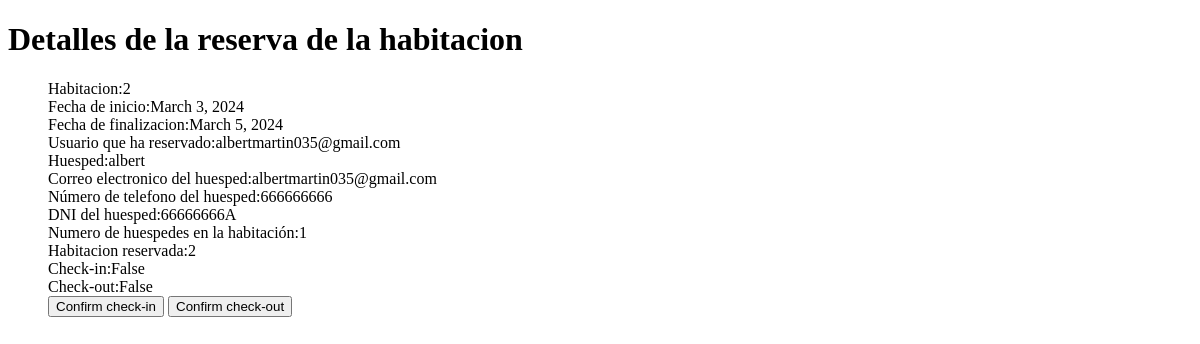
Page /roomBookingDetails/90bbab94-ae99-467c-9882-d02afa22a34a on the earlier database version.
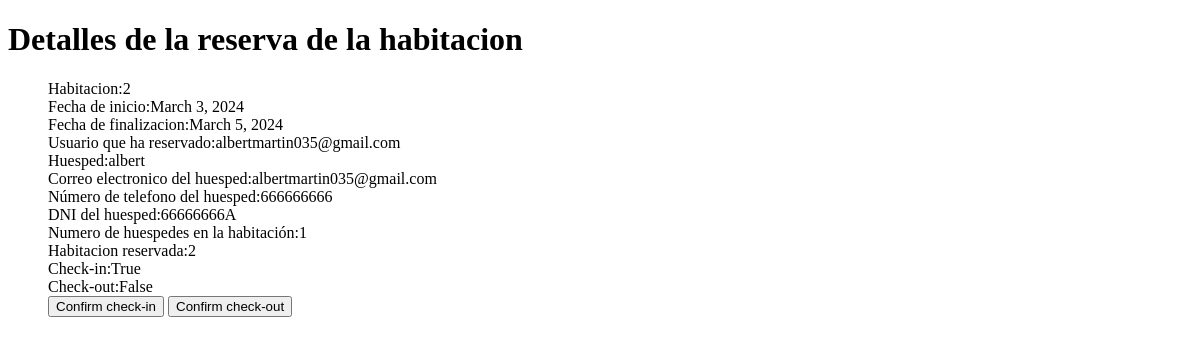
Same page on the later database version.
### JointProject/models.py (models this page shows)
class RoomBookings(models.Model):
    id = models.UUIDField(primary_key=True, default=uuid.uuid4)
    userWhoBooked = models.ForeignKey(CustomUser, on_delete=models.CASCADE, related_name='userWhoBooked')
    guestName = models.CharField(max_length=100)
    guestEmail = models.EmailField()
    guestPhoneNumber = models.CharField(max_length=20)
    guestDNI = models.CharField(max_length=9)
    numberGuest = models.IntegerField()
    roomBooked = models.ForeignKey(Room, on_delete=models.CASCADE, related_name='roomBooked', default=None)
    startDate = models.DateField()
    endDate = models.DateField()
    checkIn = models.BooleanField(default=False)
    checkOut = models.BooleanField(default=False)

class Room(models.Model):
    ROOM_TYPES = [
        ('standard', 'Estandar'),
        ('deluxe', 'De lujo'),
        ('lowCost', 'Economica')
    ]
    id = models.UUIDField(primary_key=True, default=uuid.uuid4)
    booked = models.BooleanField(default=False)
    bookings = models.ManyToManyField('RoomBookings', related_name='bookings', blank=True)
    roomNumber = models.IntegerField(unique=True)
    roomType = models.CharField(max_length=30, choices=ROOM_TYPES, default='standard')

### accounts/models.py (models this page shows, shortened)
class CustomUser(AbstractBaseUser, PermissionsMixin):
    USER_TYPES = [
        ('client', 'Cliente'),
        ('roomStaff', 'Personal de habitaciones'),
        ('admin', 'Administrador')
    ]
    user_type = models.CharField(max_length=30, choices=USER_TYPES, default='client')
    email = models.EmailField(unique=True)
    first_name = models.CharField(max_length=100)
    last_name = models.CharField(max_length=100)
    is_superuser = models.BooleanField(default=False)
    is_staff = models.BooleanField(default=False)
    is_active = models.BooleanField(default=True)
    date_joined = models.DateTimeField(auto_now_add=True)
    objects = CustomUserManager()
    USERNAME_FIELD = 'email'
    REQUIRED_FIELDS = ['first_name', 'last_name']

### JointProject/views.py (the view)
# urls.py: path('roomBookingDetails/<uuid:roomBookingId>', roomBookingDetails, name='roomBookingDetails'),
def roomBookingDetails(request, roomBookingId):
    roomBooking = get_object_or_404(RoomBookings,id=roomBookingId)
    context = {
        'roomBooking' : roomBooking
    }
    return render(request, 'roomBookingDetails.html', context)

### JointProject/templates/roomBookingDetails.html (shortened to what this page needs)
<!DOCTYPE html>
<html lang="en">
    <head>
    </head>
    <body>
        <h1>Detalles de la reserva de la habitacion</h1>
        <ul>
            Habitacion:{{ roomBooking.roomBooked.roomNumber }}
            <br>
            Fecha de inicio:{{ roomBooking.startDate }}
            <br>
            Fecha de finalizacion:{{ roomBooking.endDate }}
            <br>
            Usuario que ha reservado:{{ roomBooking.userWhoBooked }}
            <br>
            Huesped:{{ roomBooking.guestName }}
            <br>
            Correo electronico del huesped:{{ roomBooking.guestEmail }}
            <br>
            Número de telefono del huesped:{{ roomBooking.guestPhoneNumber }}
            <br>
            DNI del huesped:{{ roomBooking.guestDNI }}
            <br>
            Numero de huespedes en la habitación:{{ roomBooking.numberGuest }}
            <br>
            Habitacion reservada:{{ roomBooking.roomBooked.roomNumber }}
            <br>
            Check-in:{{ roomBooking.checkIn }}
            <br>
            Check-out:{{ roomBooking.checkOut }}
            <br>
            <a href="{% url 'checkIn' roomBooking.id%}"><button type="submit">Confirm check-in</button></a>
            <a href="{% url 'checkOut' roomBooking.id%}"><button type="submit">Confirm check-out</button></a>
        </ul>
    </body>
</html>

Differences in the rows shown:
changed RoomBookings "albert": checkIn "False" → "True"
